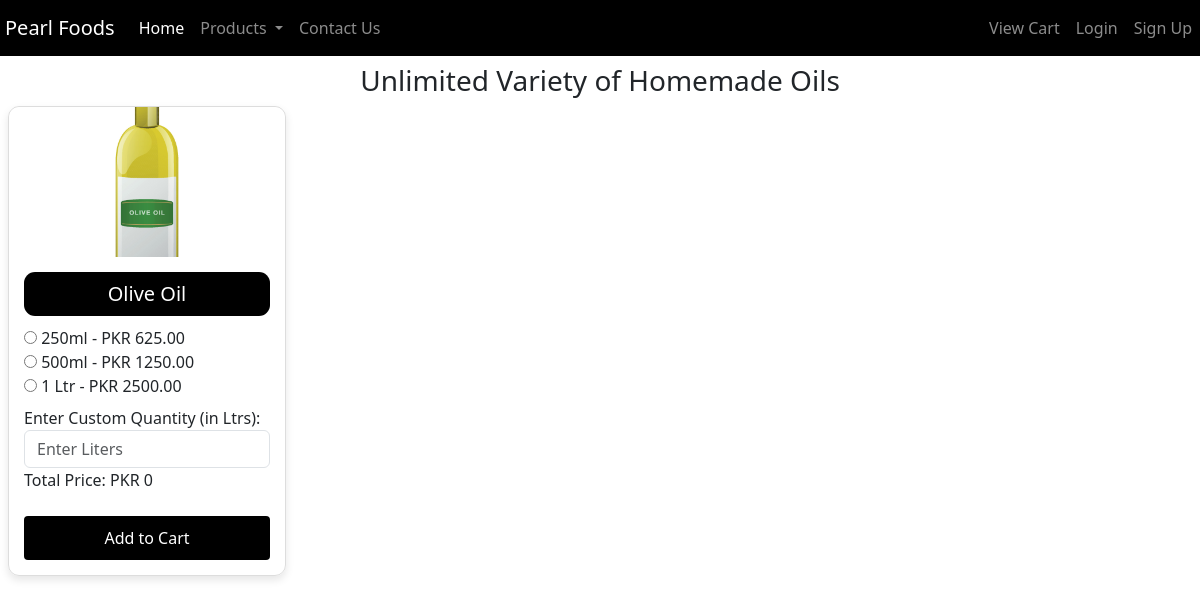
Screenshot of /oil/ with the database file from the repository.
### pearlfoods/models.py (models this page shows, shortened)
class Product(models.Model):
    MASALA = 'Masala'
    ATTA = 'Atta'
    HOME_REMEDIES = 'Home Remedies'
    HONEY = 'Honey'
    OIL = 'Oil'
    RECIPES = 'Recipes'
    CATEGORY_CHOICES = [
        (MASALA, 'Masala'),
        (ATTA, 'Atta'),
        (HOME_REMEDIES, 'Home Remedies'),
        (HONEY, 'Honey'),
        (OIL, 'Oil'),
        (RECIPES, 'Recipes')
    ]
    UNIT_GRAMS = 'Grams'
    UNIT_KGS = 'Kgs'
    UNIT_PACKET = 'Packet'
    UNIT_LITRE = 'mL'
    UNIT_CHOICES = [
        (UNIT_GRAMS, 'Grams'),
        (UNIT_KGS, 'Kgs'),
        (UNIT_PACKET, 'Packet'),
        (UNIT_LITRE, 'mL'),
    ]
    name = models.CharField(max_length=100)
    image = models.ImageField(upload_to='icecream_flavors/Upload')
    price_per_unit = models.DecimalField(max_digits=6, decimal_places=2)
    category = models.CharField(max_length=20, choices=CATEGORY_CHOICES, default=MASALA)
    unit = models.CharField(max_length=10, choices=UNIT_CHOICES, default=UNIT_GRAMS)  # New field for units

### pearlfoods/views.py (the view)
# urls.py: path('oil/', views.oil, name='oil'),
def oil(request):
    flavors = Product.objects.filter(category='Oil')
    for flavor in flavors:
        flavor.price_250g = flavor.price_per_unit *250
        flavor.price_500g = flavor.price_per_unit *500
        flavor.price_1kg = flavor.price_per_unit *1000
    if request.method == 'POST':
        form = OrderForm(request.POST)
        if form.is_valid():
            flavor = form.cleaned_data['flavor']
            quantity = form.cleaned_data['quantity']
            return redirect('order_confirmation')
    else:
        form = OrderForm()
    return render(request, 'oil.html', {'flavors': flavors, 'form': form})

### pearlfoods/forms.py
class OrderForm(forms.Form):
    flavor = forms.CharField(widget=forms.HiddenInput())
    quantity = forms.ChoiceField(choices=[('250g', '250g'), ('500g', '500g'), ('1Kg', '1Kg')], widget=forms.Select(attrs={'class': 'form-control'}))

### templates/oil.html (shortened to what this page needs)
{% extends "base.html" %}
{% load static %}
{% block body %}
<div class="container-fluid p-2">
    <h3 class="text-center heading">Unlimited Variety of Homemade Oils</h3>
    <div class="row">
        {% for flavor in flavors %}
        <div class="col-md-3 col-sm-6 col-lg-3 mb-4">
            <div class="icecream-card">
                <img src="{{ flavor.image.url }}" alt="{{ flavor.name }}">
                <div class="card-body">
                    <h5>{{ flavor.name }}</h5>
                    <form action="{% url 'add_to_cart' flavor.id %}" method="post" class="order-form" id="order-form-{{ flavor.id }}">
                        <div>
                            <label>
                                <input type="radio" name="quantity" value="250"> 250ml - PKR {{ flavor.price_250g }}
                            </label>
                        </div>
                        <div>
                            <label>
                                <input type="radio" name="quantity" value="500"> 500ml - PKR {{ flavor.price_500g }}
                            </label>
                        </div>
                        <div>
                            <label>
                                <input type="radio" name="quantity" value="1000"> 1 Ltr - PKR {{ flavor.price_1kg }}
                            </label>
                        </div>
                        <div class="mt-2">
                            <label for="custom_quantity">Enter Custom Quantity (in Ltrs):</label>
                            <input type="number" name="custom_quantity" id="custom_quantity-{{ flavor.id }}" min="1" placeholder="Enter Liters" class="form-control" oninput="calculateTotalPrice({{ flavor.price_per_unit }}, {{ flavor.id }})">
                        </div>
                        <p>Total Price: PKR <span id="total_price-{{ flavor.id }}">0</span></p>
                        <div class="text-center">
                            <button type="submit" class="btn btn-primary mt-2" onclick="return validateForm()">Add to Cart</button>
                        </div>
                    </form>
                </div>
            </div>
        </div>
        {% endfor %}
    </div>
</div>
{% endblock body %}

### templates/oil.html (style rules this page uses)
.btn-primary { width: 100%; padding: 10px; background-color: black; color: white; border: none; border-radius: 4px; cursor: pointer; }
.icecream-card { border: 1px solid #ddd; border-radius: 11px; margin-bottom: 20px; overflow: hidden; box-shadow: 0 4px 8px rgba(0, 0, 0, 0.1); transition: transform 0.2s ease; }
.icecream-card img { width: 100%; height: 150px; border-top-left-radius: 11px; border-top-right-radius: 11px; object-fit: cover; }
.icecream-card .card-body { padding: 15px; }
.icecream-card h5 { background: black; color: white; padding: 10px; text-align: center; border-radius: 11px; margin-bottom: 10px; }
.order-form { margin-top: 10px; }
.container-fluid { max-width: 1200px; margin: auto; }

### rows the page displays
Product: image (picture), name "Olive Oil", price_250g "625.00", price_500g "1250.00", price_1kg "2500.00"
